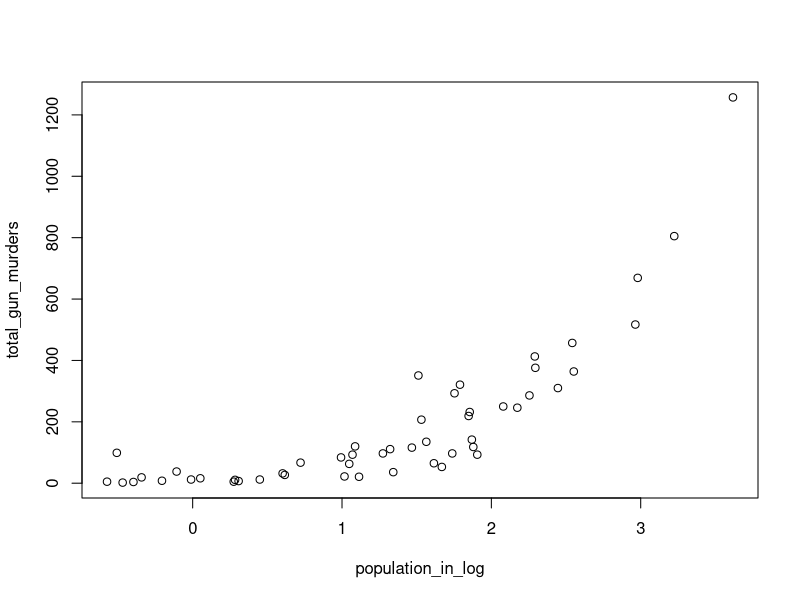
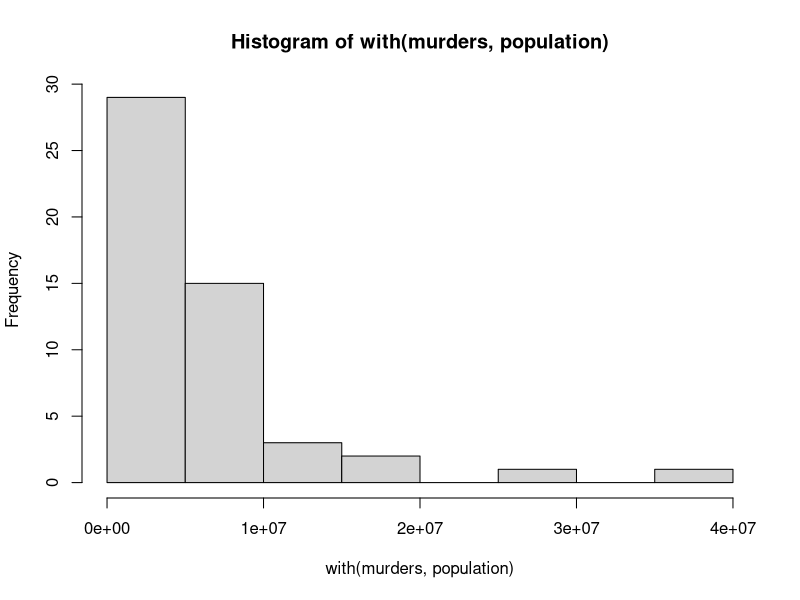
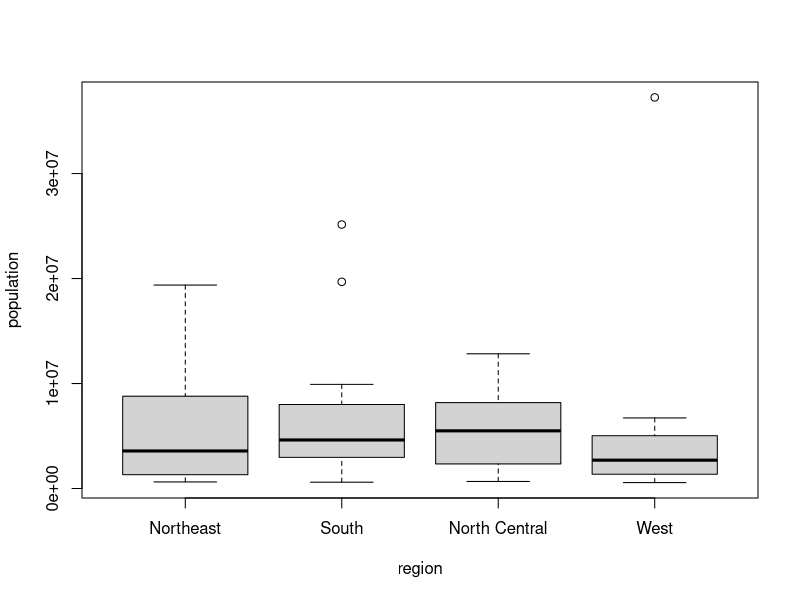
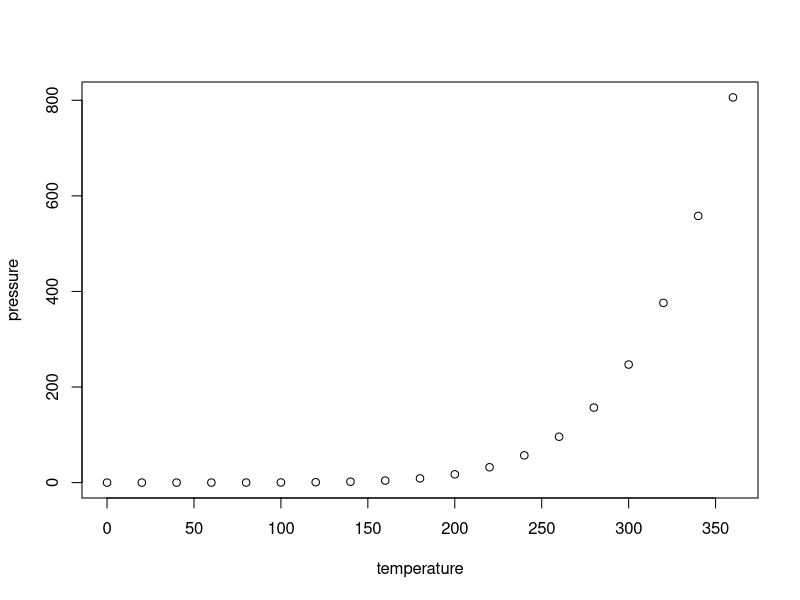

Source code (R) for these figures, in order:
## ---- chunk 1
knitr::opts_chunk$set(echo = TRUE)
## ---- chunk 2
library(dslabs)
data("murders")
## ---- chunk 3
pop <- murders$population
sorted_pop <- sort(pop)
sorted_pop
sorted_pop[which.min(sorted_pop)]
## ---- chunk 4
new_pop <- order(murders$population)
head(new_pop, 1)
## ---- chunk 5
pop[which.min(order(pop, decreasing = TRUE))]
## ---- chunk 6
state_pop <- order(murders$population)
state <- murders$state[state_pop]
head(state, 1)
## ---- chunk 7
ranks <- rank(murders$population)
my_df <- data.frame(state = murders$state, rank = ranks)
my_df
## ---- chunk 8
ind <- my_df[order(my_df$rank),]
ind
## ---- chunk 9
population_in_millions <- murders$population/10^6
population_in_log <- log(population_in_millions)
total_gun_murders <- murders$total
plot(population_in_log, total_gun_murders)

## ---- chunk 10
hist(with(murders, population))
## ---- chunk 11
boxplot(population~region, data = murders)
## ---- chunk 12
summary(cars)
## ---- chunk 13
plot(pressure)
